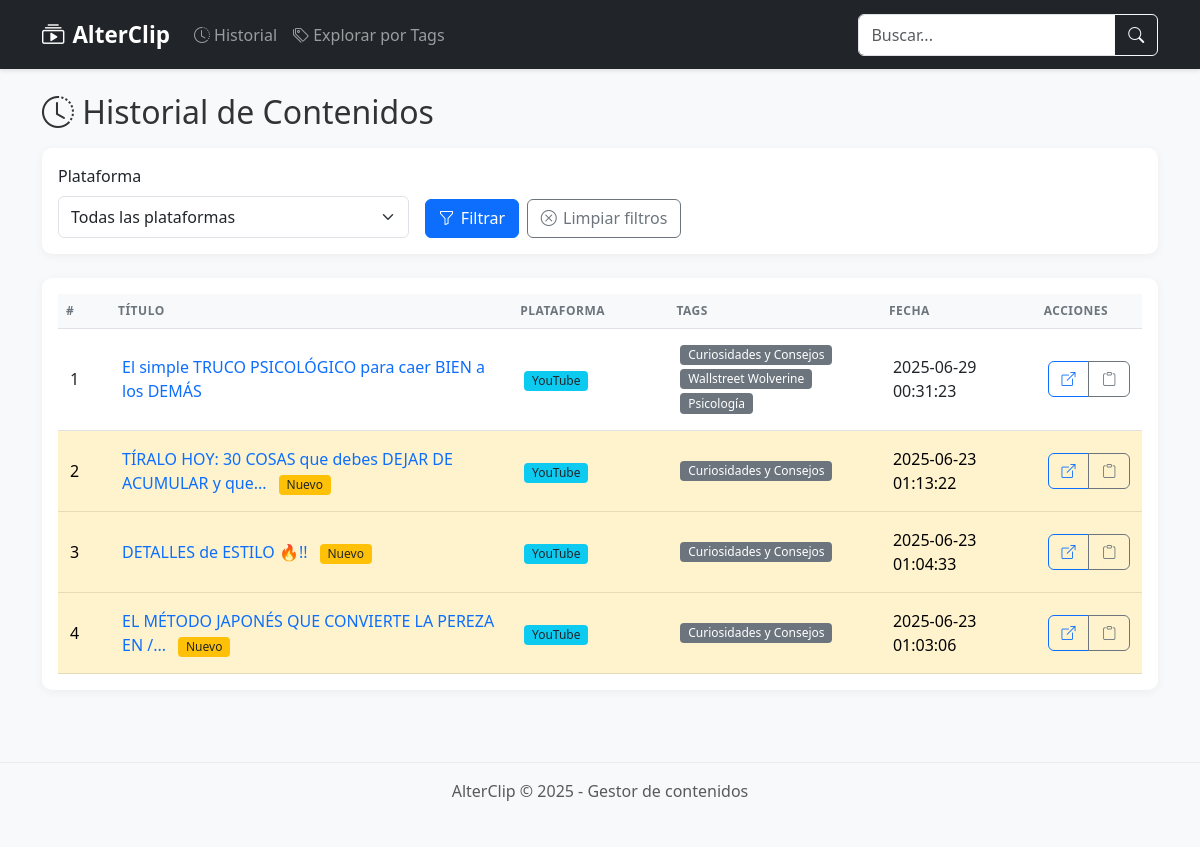
The app's page /?tag=Curiosidades+y+Consejos with its own data.
### tables this page shows
CREATE TABLE streaming_history (
                    id INTEGER PRIMARY KEY AUTOINCREMENT,
                    url TEXT NOT NULL,
                    title TEXT,
                    platform TEXT,
                    timestamp DATETIME DEFAULT CURRENT_TIMESTAMP
                , visto INTEGER DEFAULT 0);

CREATE TABLE tags (
                    id INTEGER PRIMARY KEY AUTOINCREMENT,
                    name TEXT NOT NULL,
                    description TEXT,
                    UNIQUE(name)
                );

### app.py (the view)
@app.route('/')
def index():
    search = request.args.get('search', '')
    tag = request.args.get('tag')
    platform = request.args.get('platform')
    history = get_streaming_history(search=search, tag=tag, platform=platform)
    tags = get_tags()
    platforms = get_platforms()
    return render_template('index.html',
                         history=history,
                         tags=tags,
                         platforms=platforms,
                         current_search=search,
                         current_tag=tag,
                         current_platform=platform)

### app.py (called while the page is built)
@app.context_processor
def inject_now():
    return {'now': datetime.now()}

def get_db_path() -> Path:
    db_path = Path(__file__).parent / "data" / "streaming_history.db"
    db_path.parent.mkdir(parents=True, exist_ok=True)
    return db_path

def get_connection():
    return sqlite3.connect(get_db_path())

def get_platforms():
    conn = get_connection()
    cursor = conn.cursor()
    cursor.execute("SELECT DISTINCT platform FROM streaming_history WHERE platform IS NOT NULL ORDER BY platform")
    platforms = [row[0] for row in cursor.fetchall()]
    conn.close()
    return platforms

### templates/index.html (shortened to what this page needs)
{% extends "base.html" %}
{% block content %}
<div class="row mb-4">
    <div class="col-12">
        <h2 class="mb-3">
            <i class="bi bi-clock-history"></i> Historial de Contenidos
        </h2>
        <div class="card mb-4">
            <div class="card-body">
                <form id="filterForm" class="row g-3">
                    <div class="col-md-4">
                        <label for="platformFilter" class="form-label">Plataforma</label>
                        <select class="form-select" id="platformFilter" name="platform">
                            <option value="">Todas las plataformas</option>
                        </select>
                    </div>
                    <div class="col-md-8 d-flex align-items-end">
                        <button type="submit" class="btn btn-primary me-2">
                            <i class="bi bi-funnel"></i> Filtrar
                        </button>
                        {% if current_tag or current_platform or current_search %}
                            <a href="{{ url_for('index') }}" class="btn btn-outline-secondary">
                                <i class="bi bi-x-circle"></i> Limpiar filtros
                            </a>
                        {% endif %}
                    </div>
                </form>
            </div>
        </div>
        <div class="card">
            <div class="card-body">
                {% if history %}
                    <div class="table-responsive">
                        <table class="table table-hover">
                            <thead>
                                <tr>
                                    <th style="width: 5%;">#</th>
                                    <th style="width: 40%;">Título</th>
                                    <th style="width: 15%;">Plataforma</th>
                                    <th style="width: 20%;">Tags</th>
                                    <th style="width: 15%;">Fecha</th>
                                    <th style="width: 5%;">Acciones</th>
                                </tr>
                            </thead>
                            <tbody>
                                {% for item in history %}
                                    <tr class="{% if item.visto == 0 %}table-warning{% endif %}">
                                        <td>{{ loop.index }}</td>
                                        <td>
                                            <a href="{{ item.url }}"
                                               class="text-decoration-none"
                                               data-url-id="{{ item.id }}">
                                                {{ item.title|truncate(60) }}
                                            </a>
                                            {% if item.visto == 0 %}
                                                <span class="badge bg-warning text-dark ms-2">Nuevo</span>
                                            {% endif %}
                                        </td>
                                        <td>
                                            {% if item.platform %}
                                                <span class="badge bg-info text-dark">
                                                    {{ item.platform }}
                                                </span>
                                            {% else %}
                                                <span class="text-muted">-</span>
                                            {% endif %}
                                        </td>
                                        <td>
                                            {% if item.tags %}
                                                <div class="d-flex flex-wrap gap-1">
                                                    {% for tag in item.tags %}
                                                        <a href="{{ url_for('index', tag=tag) }}" class="badge bg-secondary text-decoration-none">
                                                            {{ tag }}
                                                        </a>
                                                    {% endfor %}
                                                </div>
                                            {% else %}
                                                <span class="text-muted">Sin etiquetas</span>
                                            {% endif %}
                                        </td>
                                        <td>
                                            {% if item.timestamp %}
                                                {{ item.timestamp.split('T')[0] }}
                                            {% else %}
                                                <span class="text-muted">-</span>
                                            {% endif %}
                                        </td>
                                        <td>
                                            <div class="btn-group btn-group-sm" role="group">
                                                <a href="{{ item.url }}" target="_blank" class="btn btn-outline-primary"
                                                   data-bs-toggle="tooltip" data-bs-placement="top" title="Abrir enlace">
                                                    <i class="bi bi-box-arrow-up-right"></i>
                                                </a>
                                                <button class="btn btn-outline-secondary copy-btn"
                                                        data-url="{{ item.url }}"
                                                        data-bs-toggle="tooltip" data-bs-placement="top" title="Copiar enlace">
                                                    <i class="bi bi-clipboard"></i>
                                                </button>
                                            </div>
                                        </td>
                                    </tr>
                                {% endfor %}
                            </tbody>
                        </table>
                    </div>
                {% endif %}
            </div>
        </div>
    </div>
</div>
{% endblock %}

### static/css/style.css (style rules this page uses)
body { background-color: #f8f9fa; color: #333; font-family: 'Segoe UI', Tahoma, Geneva, Verdana, sans-serif; }
.card { border: none; border-radius: 10px; box-shadow: 0 2px 10px rgba(0, 0, 0, 0.05); margin-bottom: 1.5rem; overflow: hidden; }
.table { margin-bottom: 0; }
.table th { font-weight: 600; border-top: none; text-transform: uppercase; font-size: 0.75rem; letter-spacing: 0.5px; color: #6c757d; background-color: #f8f9fa; }
.table td { vertical-align: middle; padding: 1rem 0.75rem; }
.badge { font-weight: 500; padding: 0.35em 0.65em; border-radius: 4px; }
.btn { display: inline-flex; align-items: center; gap: 0.4rem; font-weight: 500; padding: 0.4rem 0.8rem; border-radius: 6px; transition: all 0.2s ease; }
a { color: #0d6efd; text-decoration: none; transition: color 0.2s ease; }
.form-control, .form-select { border-radius: 6px; padding: 0.5rem 0.75rem; border: 1px solid #dee2e6; transition: border-color 0.15s ease-in-out, box-shadow 0.15s ease-in-out; }

### records on screen
streaming_history: title "El simple TRUCO PSICOLÓGICO para caer BIEN a los DEMÁS", platform "YouTube", timestamp "2025-06-29 00:31:23"
tags: name "Curiosidades y Consejos"
tags: name "Wallstreet Wolverine"
tags: name "Psicología"
streaming_history: title "TÍRALO HOY: 30 COSAS que debes DEJAR DE ACUMULAR y que...", visto "Nuevo", platform "YouTube", timestamp "2025-06-23 01:13:22"
streaming_history: title "DETALLES de ESTILO 🔥!!", visto "Nuevo", platform "YouTube", timestamp "2025-06-23 01:04:33"
streaming_history: title "EL MÉTODO JAPONÉS QUE CONVIERTE LA PEREZA EN /...", visto "Nuevo", platform "YouTube", timestamp "2025-06-23 01:03:06"
